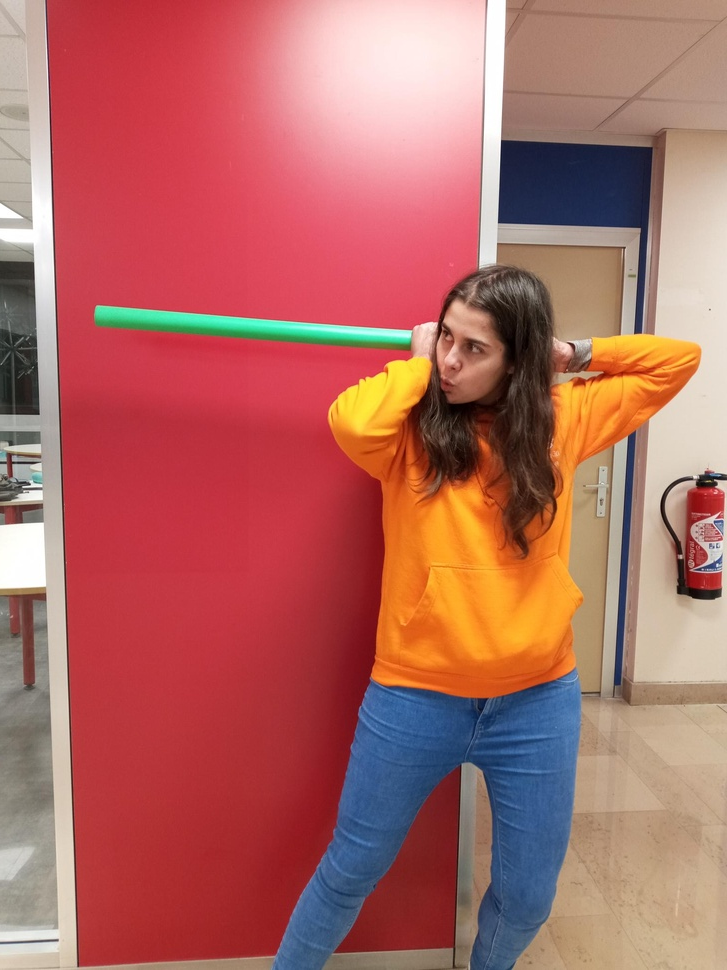
#> input picture img_processing_FX/ana_green_sable.jpg, 727 x 970 px, shrunk from 1560 x 2080 before the run
$ python -i output_img_refactor.py   (imports and definitions only)
#> lines starting #> are read from the running program, lines starting #| are printed output that depends on the picture; after the words box and inside, x2 and y2 are one past the last pixel; in counts of white or black regions, pixels touching at a corner belong together; long printed decimals are rounded
#> further down, picture is the input picture: shape (970, 727, 3); mean B, G, R 98.7, 105, 176.4
"""
This modules refactors the output of the cv2 lsd detector class into linear equations
so we can manipulate the data they provide
"""
import numpy as np
import cv2
import matplotlib.pyplot as plt
from sklearn.cluster import KMeans
import math
import timeit


def segments2canonical(cv2_segment_output):
    """
    Transforms the output of cv2 segments to an  array
    and maps to each segment the generate_coeff function
    It uses generate_coeff_sum (math package)

    Parameters
    -----------
    np array (n,4)
        with the coordinates of the n segment.

    Returns
    -------
    np array(n, 4)
        with (a,b,c, theta)
    """
    f = lambda x: generate_coeff_sum(x)
    return np.apply_along_axis(f, 1, cv2_segment_output)


# [44 lines left out: functions segments2canonical_arr, generate_coeff_arr, not called in this run]


def generate_coeff_sum(array):
    """
    Receives the array containing the coordinates of two points and gives the canonical
    equation of the line and the angle of the normal vector.
    It's equivalent to generate_coeff but we use the math package

    Parameters
    -----------
    array: np.array(4)
        with the coordinates of the segments

    Returns
    -------
    np.array(4)
        with (a,b,theta,c)
    """
    a1, b1 = array[2] - array[0], array[3] - array[1]
    b, a = a1 / math.sqrt(a1 ** 2 + b1 ** 2), -b1 / math.sqrt(a1 ** 2 + b1 ** 2)
    if b < 0:
        a, b = -a, -b
    theta = math.acos(a)
    c = -(array[0] * a + array[1] * b)
    return np.array([a, b, theta, c], dtype="f")


def change2theta_c(arrabtheta, arrc):
    """
    TESTED
    We compute the two best lines that describes all equation using Kmeans

    Parameters
    -----------
    arrabtheta: np.array(n,3)
        array containing the coefficients (a,b,theta) for each line and n is the
        number of lines.

    arrc: np.array(n,1)
        array containing all the c coefficient for each line

    Returns
    --------
    np.array(2,3)
        2d numpy array containing (a,b,c) that are the

    """
    f = lambda x: np.array([math.cos(2 * x[-1]), math.sin(2 * x[-1])])
    matrix = np.apply_along_axis(f, 1, arrabtheta)
    kmeans_ab = KMeans(n_clusters=1).fit(matrix)
    print(matrix)
    ab = kmeans_ab.cluster_centers_
    a_prime, b_prime = ab.flatten()
    print(ab)
    plt.scatter(matrix[:, 0], matrix[:, 1])
    plt.scatter(a_prime, b_prime, s=80)
    plt.xlabel("valeur de a")
    plt.ylabel("valeur de b")
    plt.title("kmeans de la tranformation de a et b")
    plt.show()
    theta_prime = math.acos(a_prime)
    if b_prime < 0:
        theta_prime = 2 * math.pi - theta_prime
    a, b = math.cos(theta_prime / 2), math.sin(theta_prime / 2)
    arrc = arrc.reshape(-1, 1)
    kmeancs_c = KMeans(n_clusters=2, random_state=0).fit(arrc)
    clusters_c = kmeancs_c.cluster_centers_
    c1, c2 = clusters_c.flatten()
    return np.array([[a, b, c1], [a, b, c2]])


# [28 lines left out: function draw_lines, not called in this run]


def img_procesings(img):
    """
    The filtring proecessing used to detect the green lightsaber from
    an image

    Parameters
    -----------
    img:
        An image where we want to detect the green lightsaber

    Output
    -------
    img:
         The same image received in parameters with two parallel lines
         that represent the position of the saber in the image.
    """
    lower_green = np.array([35, 43, 46], dtype=np.uint8)
    upper_green = np.array([77, 255, 255], dtype=np.uint8)

    # Threshold the HSV image to get only blue colors
    img_hsv = cv2.cvtColor(img, cv2.COLOR_BGR2HSV)
#> img_hsv: shape (970, 727, 3); mean H, S, V 87.5, 133.5, 183.2
    mask_by_color = cv2.inRange(img_hsv, lower_green, upper_green)  # HFB : Good
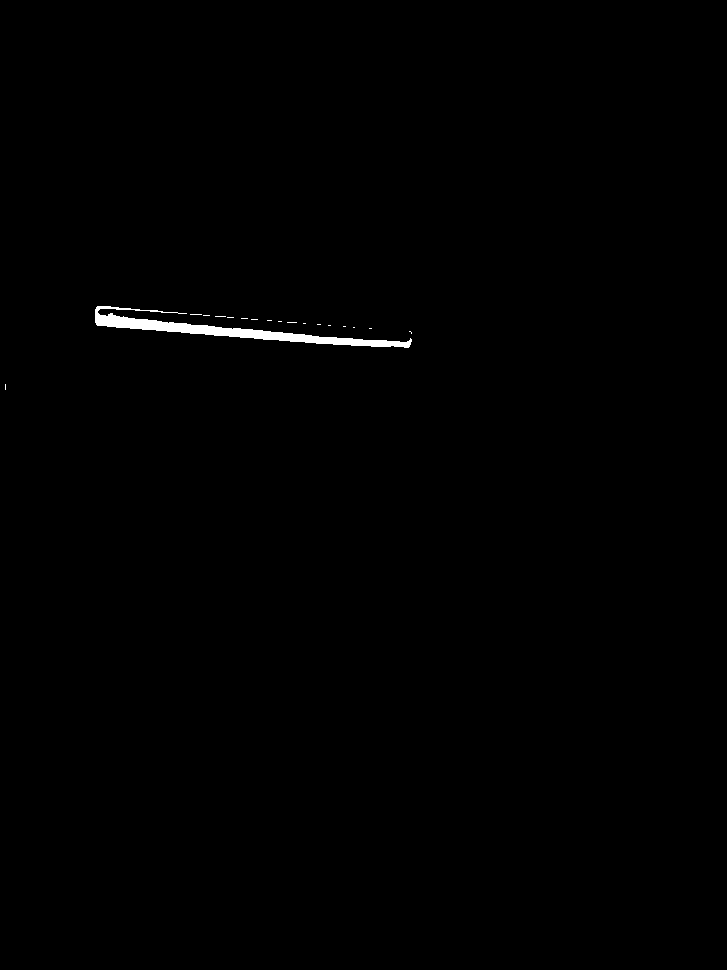
#> mask_by_color: shape (970, 727); 0.43% white; 18 white regions (17 under 20 px), largest, box (x1, y1, x2, y2) and area: (95, 306, 412, 348) 2908

    # HFB :
    img_gray_blurred = cv2.GaussianBlur(mask_by_color, (31, 31), 0)
    img_gray_blurred[img_gray_blurred > 100] = 255
    img_gray_blurred[img_gray_blurred < 100] = 0
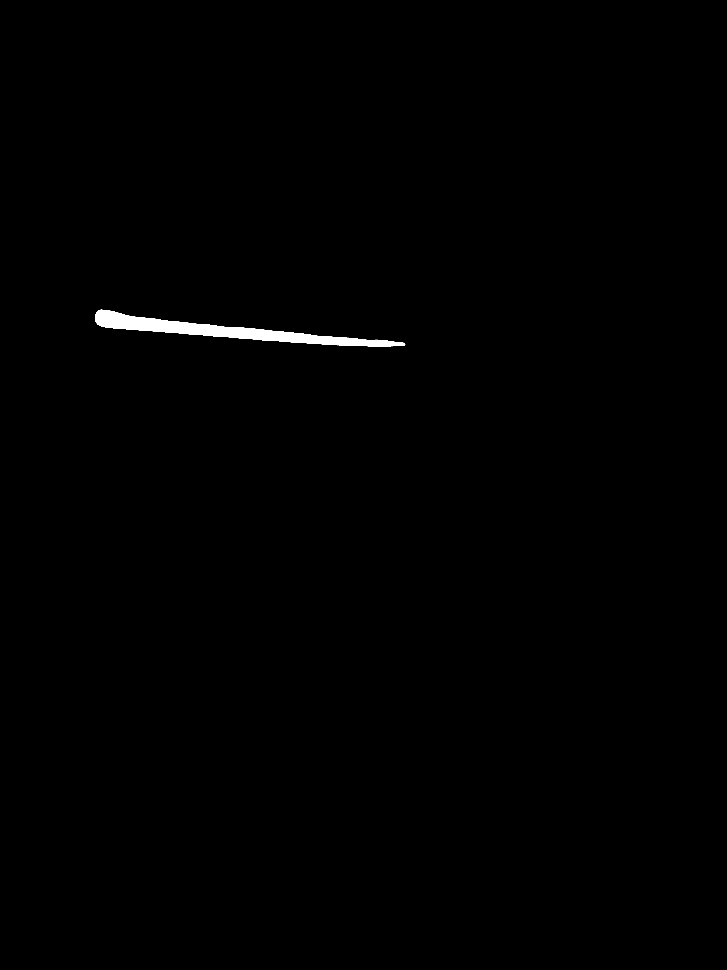
#> img_gray_blurred: shape (970, 727); min 0, max 255, mean 1.2
    # cv2.imshow("gree-detect", img_gray_blurred)

    fld_detector = cv2.ximgproc.createFastLineDetector()
    fld_segments = fld_detector.detect(img_gray_blurred)
#> fld_segments = [[151.8, 318.2, 100.1, 308.5], [384.9, 340.3, 152.9, 318.3], [405.2, 342.6, 385.9, 339.3], [96.89, 326.4, 355.9, 346.4], [357, 345.7, 404, 345.5]]
    if fld_segments is not None:
        fld_segments = fld_segments.reshape(
            (fld_segments.shape[0], 4)
        )  # fld_segments was (n, 1, 4) shaped

    img_lines = fld_detector.drawSegments(img, fld_segments)
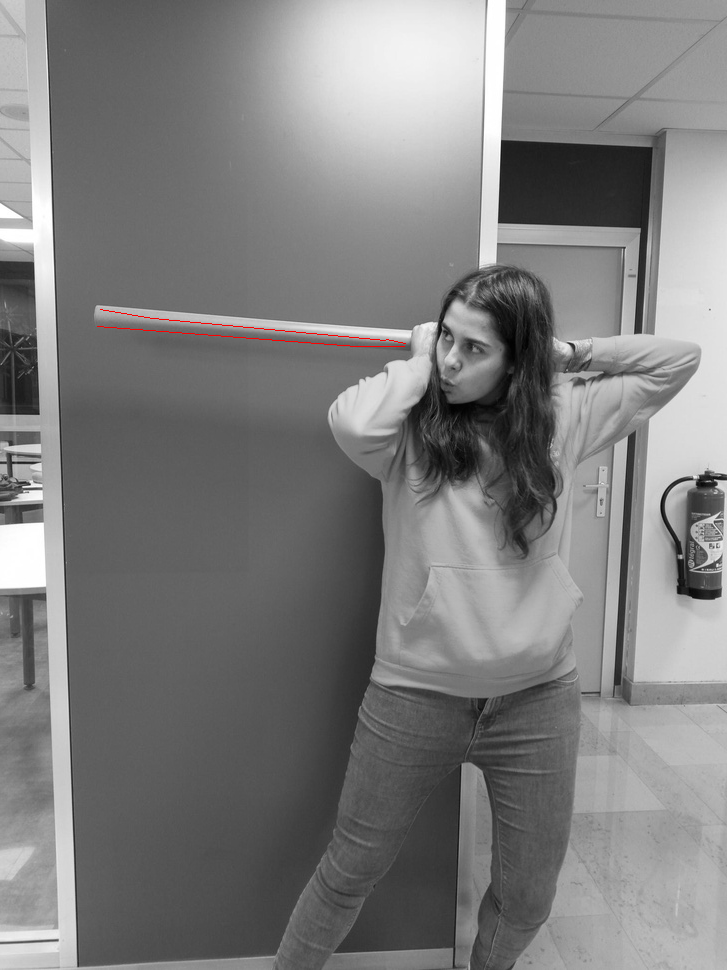
#> img_lines: shape (970, 727, 3); mean B, G, R 125.5, 125.5, 125.7
    cv2.imshow("lines", img_lines)

    if fld_segments is None:
        pass
    else:
        canonical_eq = segments2canonical(fld_segments)
#> canonical_eq = [[-0.185, 0.983, 1.76, -284.7], [-0.0946, 0.996, 1.67, -302.4], [-0.165, 0.986, 1.74, -270.9], [-0.0768, 0.997, 1.65, -318], [0.00305, 1, 1.57, -346.7]]
        abtheta = canonical_eq[:, :3]
#> abtheta = [[-0.185, 0.983, 1.76], [-0.0946, 0.996, 1.67], [-0.165, 0.986, 1.74], [-0.0768, 0.997, 1.65], [0.00305, 1, 1.57]]
        c_values = canonical_eq[:, -1]
#> c_values = [-284.7, -302.4, -270.9, -318, -346.7]
        result = change2theta_c(abtheta, c_values)
#> in change2theta_c, `matrix = np.apply_along_axis(f, 1, arrabtheta)`: matrix = [[-0.931, -0.364], [-0.982, -0.188], [-0.945, -0.326], [-0.988, -0.153], [-1, 0.0061]]
#| [[-0.9315 -0.3638]
#|  [-0.9821 -0.1883]
#|  [-0.9454  -0.326]
#|  [-0.9882 -0.1532]
#|  [-1  0.006104]]
#> in change2theta_c, `ab = kmeans_ab.cluster_centers_`: ab = [[-0.969, -0.205]]
#> in change2theta_c, `a_prime, b_prime = ab.flatten()`: a_prime = -0.969; b_prime = -0.205
#| [[-0.9694 -0.205]]
#> in change2theta_c, `plt.show()`:
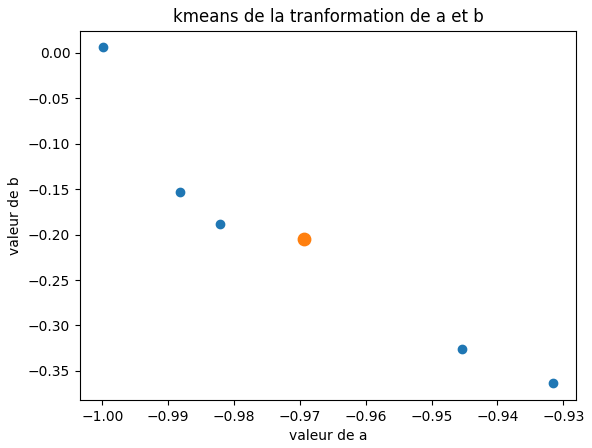
#> figure drawn by matplotlib, 1 panel
#> in change2theta_c, `theta_prime = math.acos(a_prime)`: theta_prime = 2.89
#> in change2theta_c, `theta_prime = 2 * math.pi - theta_prime`: theta_prime = 3.39
#> in change2theta_c, `a, b = math.cos(theta_prime / 2), math.sin(theta_prime / 2)`: a = -0.124; b = 0.992
#> in change2theta_c, `arrc = arrc.reshape(-1, 1)`: arrc = [-284.7, -302.4, -270.9, -318, -346.7]
#> in change2theta_c, `clusters_c = kmeancs_c.cluster_centers_`: clusters_c = [-286, -332.4]
#> in change2theta_c, `c1, c2 = clusters_c.flatten()`: c1 = -286; c2 = -332.4
#> result = [[-0.124, 0.992, -286], [-0.124, 0.992, -332.4]]


# [12 lines not run here, left out]

>>> import cv2
>>> picture = cv2.imread('ana_green_sable.jpg')
>>> result = img_procesings(picture)

$ run again, on img_processing_FX/yimin_green_sable.jpg
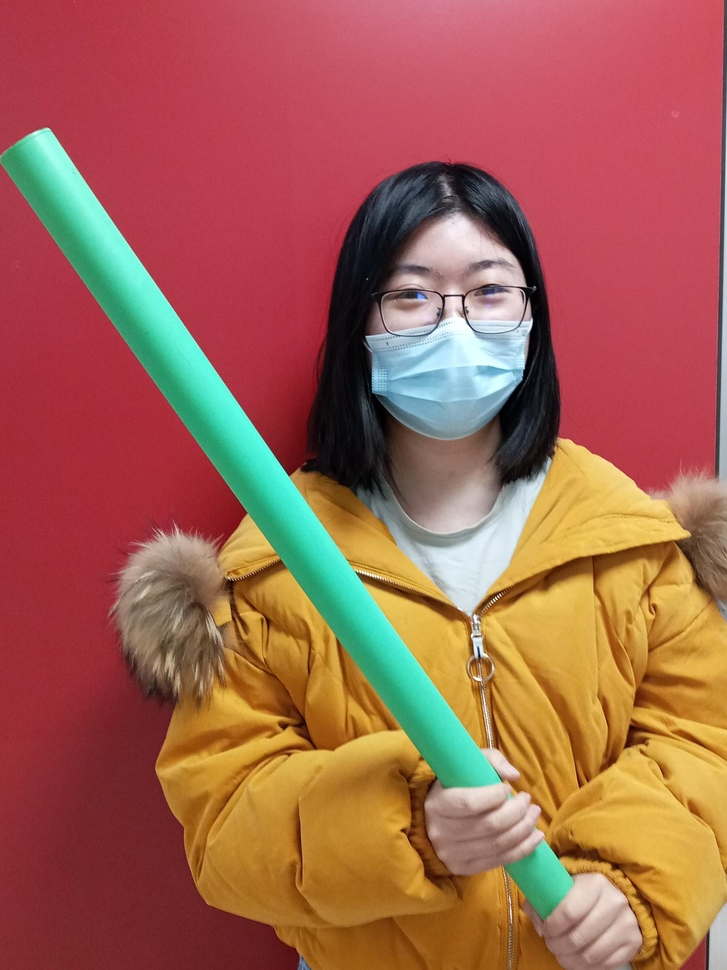
#> input picture img_processing_FX/yimin_green_sable.jpg, 727 x 970 px, shrunk from 1560 x 2080 before the run
#> picture is the input picture: shape (970, 727, 3); mean B, G, R 80.6, 99.1, 162.5
#> img_hsv: shape (970, 727, 3); mean H, S, V 106.9, 156.9, 172.5
#> in img_procesings, `mask_by_color = cv2.inRange(img_hsv, lower_green, upper_green)`:
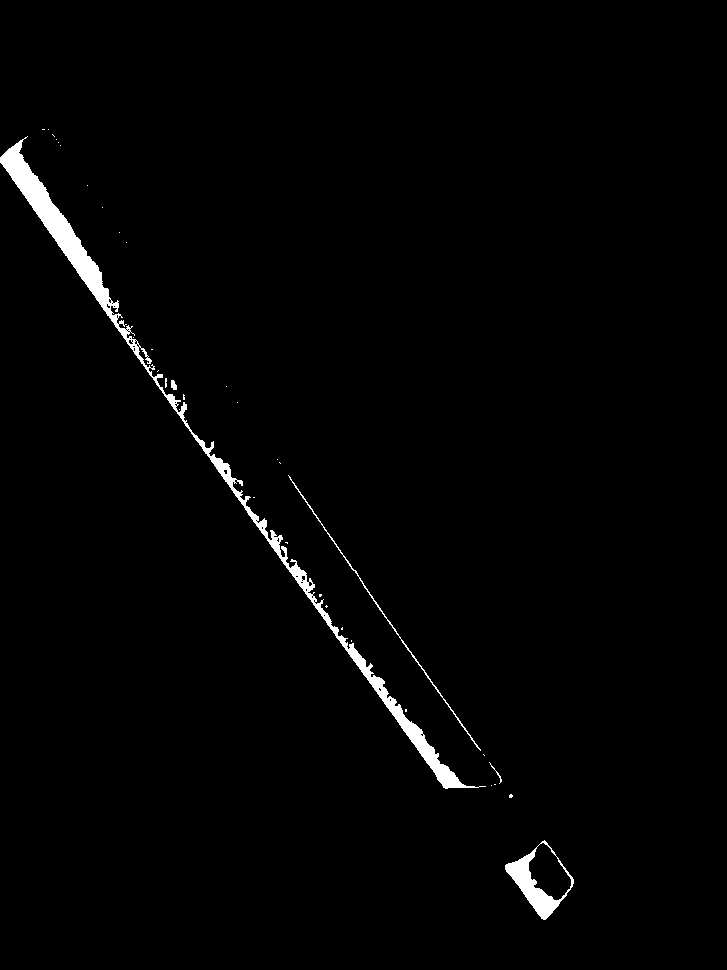
#> mask_by_color: shape (970, 727); 1.5% white; 36 white regions (31 under 20 px), largest, box (x1, y1, x2, y2) and area: (0, 136, 486, 789) 8534, (505, 840, 574, 920) 1489, (288, 475, 481, 751) 487, (171, 380, 177, 390) 46, (489, 762, 502, 784) 34
#> fld_segments = 34 rows, first 6: [15.08, 143.1, 0.356, 151.6], [32.92, 171.5, 18.77, 143.6], [103, 273.3, 35.44, 171.7], [124, 325.5, 101.7, 275.1], [146.4, 359.8, 126.6, 326.2], [2.52, 168.6, 134.8, 353.9]
#> canonical_eq = 34 rows, first 6: [0.499, 0.866, 1.05, -131.5], [-0.892, 0.452, 2.67, -48.18], [-0.833, 0.554, 2.55, -65.53], [-0.915, 0.404, 2.73, -18.03], [-0.862, 0.507, 2.61, -56.13], [-0.814, 0.581, 2.52, -95.97]
#> abtheta = 34 rows, first 8: [0.499, 0.866, 1.05], [-0.892, 0.452, 2.67], [-0.833, 0.554, 2.55], [-0.915, 0.404, 2.73], [-0.862, 0.507, 2.61], [-0.814, 0.581, 2.52], [-0.792, 0.61, 2.49], [-0.737, 0.676, 2.4]
#> c_values = 34 values, max 112.8 at index 18, min -998.6 at index 28, mean -199.8
#> matrix = 34 pairs, first value -0.999 to 0.989, second value -1 to 0.935
#> (printed output is left out)
#> ab = [[0.196, -0.703]]
#> a_prime = 0.196; b_prime = -0.703
#| [[ 0.1961 -0.7025 ]]
#> in change2theta_c, `plt.show()`:
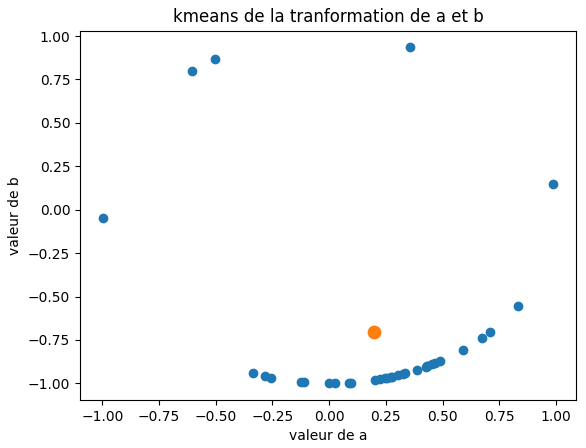
#> figure drawn by matplotlib, 1 panel
#> in change2theta_c, `theta_prime = math.acos(a_prime)`: theta_prime = 1.37
#> in change2theta_c, `theta_prime = 2 * math.pi - theta_prime`: theta_prime = 4.91
#> a = -0.773; b = 0.634
#> arrc has the same summary as c_values in img_procesings
#> clusters_c = [-115, -835.6]
#> c1 = -115; c2 = -835.6
#> result = [[-0.773, 0.634, -115], [-0.773, 0.634, -835.6]]

$ run again, on img_processing_FX/green_sable.png
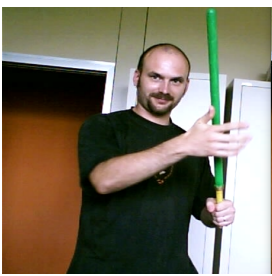
#> input picture img_processing_FX/green_sable.png, 272 x 276 px
#> picture is the input picture: shape (276, 272, 3); mean B, G, R 98.7, 116.5, 125
#> img_hsv: shape (276, 272, 3); mean H, S, V 52.2, 113.9, 132.6
#> mask_by_color: shape (276, 272); 3.2% white; 51 white regions (46 under 20 px), largest, box (x1, y1, x2, y2) and area: (204, 7, 220, 125) 1259, (2, 7, 51, 20) 420, (213, 157, 226, 189) 302, (214, 231, 220, 274) 112, (53, 7, 66, 15) 53
#> in img_procesings, `img_gray_blurred[img_gray_blurred > 100] = 255`:
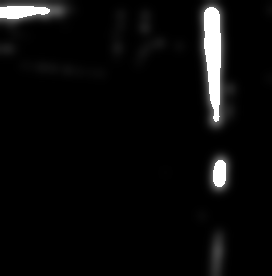
#> img_gray_blurred: shape (276, 272); min 0, max 255, mean 11.4
#> fld_segments = [[46.03, 6.25, 9.02, 4.6], [203, 10.03, 204.3, 60.02], [205.5, 61.05, 210.2, 105.1], [212.3, 106, 213.6, 121.1], [220.5, 68.99, 218.6, 8.98], [218.4, 120, 219.2, 70], [6.12, 18.83, 33.14, 14.99], [215.2, 160.8, 211, 179.8], [224.6, 184, 225, 161]]
#> canonical_eq = [[-0.0446, 0.999, 1.62, -4.19], [-1, 0.0267, 3.11, 202.6], [-0.994, 0.105, 3.04, 198], [-0.996, 0.0848, 3.06, 202.6], [-1, 0.0303, 3.11, 218.3], [1, 0.0149, 0.0149, -220.2], [0.141, 0.99, 1.43, -19.51], [0.976, 0.216, 0.218, -244.9], [1, 0.0174, 0.0174, -227.8]]
#> abtheta = [[-0.0446, 0.999, 1.62], [-1, 0.0267, 3.11], [-0.994, 0.105, 3.04], [-0.996, 0.0848, 3.06], [-1, 0.0303, 3.11], [1, 0.0149, 0.0149], [0.141, 0.99, 1.43], [0.976, 0.216, 0.218], [1, 0.0174, 0.0174]]
#> c_values = [-4.19, 202.6, 198, 202.6, 218.3, -220.2, -19.51, -244.9, -227.8]
#> matrix = [[-0.996, -0.0892], [0.999, -0.0534], [0.978, -0.209], [0.986, -0.169], [0.998, -0.0606], [1, 0.0299], [-0.96, 0.279], [0.907, 0.422], [0.999, 0.0349]]
#| [[-0.996 -0.08919 ]
#|  [ 0.9986 -0.05345]
#|  [ 0.978   -0.2087]
#|  [ 0.9856 -0.169]
#|  [ 0.9982 -0.06058]
#|  [ 0.9996  0.02987]
#> (further printed lines are left out)
#> ab = [[0.546, 0.0205]]
#> a_prime = 0.546; b_prime = 0.0205
#| [[0.5455  0.02053]]
#> in change2theta_c, `plt.show()`:
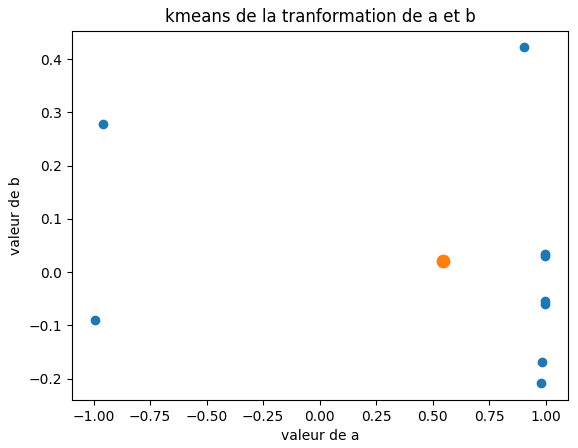
#> figure drawn by matplotlib, 1 panel
#> theta_prime = 0.994
#> a = 0.879; b = 0.477
#> arrc has the same summary as c_values in img_procesings
#> clusters_c = [163.5, -178.1]
#> c1 = 163.5; c2 = -178.1
#> result = [[0.879, 0.477, 163.5], [0.879, 0.477, -178.1]]
